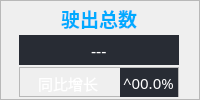
            <widget class="QFrame" name="totalNum">
             <property name="minimumSize">
              <size>
               <width>200</width>
               <height>100</height>
              </size>
             </property>
             <property name="maximumSize">
              <size>
               <width>200</width>
               <height>200</height>
              </size>
             </property>
             <property name="frameShape">
              <enum>QFrame::StyledPanel</enum>
             </property>
             <property name="frameShadow">
              <enum>QFrame::Raised</enum>
             </property>
             <layout class="QGridLayout" name="gridLayout_2">
              <property name="leftMargin">
               <number>0</number>
              </property>
              <property name="topMargin">
               <number>0</number>
              </property>
              <property name="rightMargin">
               <number>1</number>
              </property>
              <property name="bottomMargin">
               <number>0</number>
              </property>
              <property name="spacing">
               <number>0</number>
              </property>
              <item row="0" column="0">
               <widget class="QLabel" name="label_totalNum">
                <property name="maximumSize">
                 <size>
                  <width>160</width>
                  <height>30</height>
                 </size>
                </property>
                <property name="font">
                 <font>
                  <family>Microsoft YaHei UI</family>
                  <pointsize>14</pointsize>
                  <weight>75</weight>
                  <bold>true</bold>
                 </font>
                </property>
                <property name="styleSheet">
                 <string notr="true">color: rgb(0, 170, 255);</string>
                </property>
                <property name="text">
                 <string>驶出总数</string>
                </property>
                <property name="alignment">
                 <set>Qt::AlignCenter</set>
                </property>
               </widget>
              </item>
              <item row="1" column="0">
               <widget class="QLineEdit" name="totalNumber">
                <property name="sizePolicy">
                 <sizepolicy hsizetype="Preferred" vsizetype="Fixed">
                  <horstretch>0</horstretch>
                  <verstretch>0</verstretch>
                 </sizepolicy>
                </property>
                <property name="minimumSize">
                 <size>
                  <width>0</width>
                  <height>30</height>
                 </size>
                </property>
                <property name="maximumSize">
                 <size>
                  <width>160</width>
                  <height>30</height>
                 </size>
                </property>
                <property name="font">
                 <font>
                  <family>Agency FB</family>
                  <pointsize>12</pointsize>
                 </font>
                </property>
                <property name="styleSheet">
                 <string notr="true">color: rgb(255, 255, 255);
background-color: rgb(40, 44, 52);
border-width:0;border-style:outset</string>
                </property>
                <property name="text">
                 <string>---</string>
                </property>
                <property name="alignment">
                 <set>Qt::AlignCenter</set>
                </property>
               </widget>
              </item>
              <item row="2" column="0">
               <widget class="QFrame" name="totalUp">
                <property name="minimumSize">
                 <size>
                  <width>100</width>
                  <height>30</height>
                 </size>
                </property>
                <property name="maximumSize">
                 <size>
                  <width>160</width>
                  <height>30</height>
                 </size>
                </property>
                <property name="frameShape">
                 <enum>QFrame::StyledPanel</enum>
                </property>
                <property name="frameShadow">
                 <enum>QFrame::Raised</enum>
                </property>
                <layout class="QHBoxLayout" name="horizontalLayout_4" stretch="1,1">
                 <property name="spacing">
                  <number>0</number>
                 </property>
                 <property name="leftMargin">
                  <number>0</number>
                 </property>
                 <property name="topMargin">
                  <number>0</number>
                 </property>
                 <property name="rightMargin">
                  <number>0</number>
                 </property>
                 <property name="bottomMargin">
                  <number>0</number>
                 </property>
                 <item>
                  <widget class="QLabel" name="label_totalUp">
                   <property name="sizePolicy">
                    <sizepolicy hsizetype="Fixed" vsizetype="Fixed">
                     <horstretch>0</horstretch>
                     <verstretch>0</verstretch>
                    </sizepolicy>
                   </property>
                   <property name="minimumSize">
                    <size>
                     <width>100</width>
                     <height>30</height>
                    </size>
                   </property>
                   <property name="maximumSize">
                    <size>
                     <width>100</width>
                     <height>30</height>
                    </size>
                   </property>
                   <property name="font">
                    <font>
                     <family>Agency FB</family>
                     <pointsize>11</pointsize>
                    </font>
                   </property>
                   <property name="styleSheet">
                    <string notr="true">color: rgb(255, 255, 255);</string>
                   </property>
                   <property name="text">
                    <string>同比增长 </string>
                   </property>
                   <property name="alignment">
                    <set>Qt::AlignCenter</set>
                   </property>
                  </widget>
                 </item>
                 <item>
                  <widget class="QLineEdit" name="lineEdit_totalUp">
                   <property name="minimumSize">
                    <size>
                     <width>40</width>
                     <height>30</height>
                    </size>
                   </property>
                   <property name="maximumSize">
                    <size>
                     <width>60</width>
                     <height>30</height>
                    </size>
                   </property>
                   <property name="font">
                    <font>
                     <family>Agency FB</family>
                     <pointsize>11</pointsize>
                    </font>
                   </property>
                   <property name="styleSheet">
                    <string notr="true">color: rgb(255, 255, 255);
background-color: rgb(40, 44, 52);
border-width:0;border-style:outset</string>
                   </property>
                   <property name="text">
                    <string>^00.0%</string>
                   </property>
                   <property name="alignment">
                    <set>Qt::AlignCenter</set>
                   </property>
                  </widget>
                 </item>
                </layout>
               </widget>
              </item>
             </layout>
            </widget>
